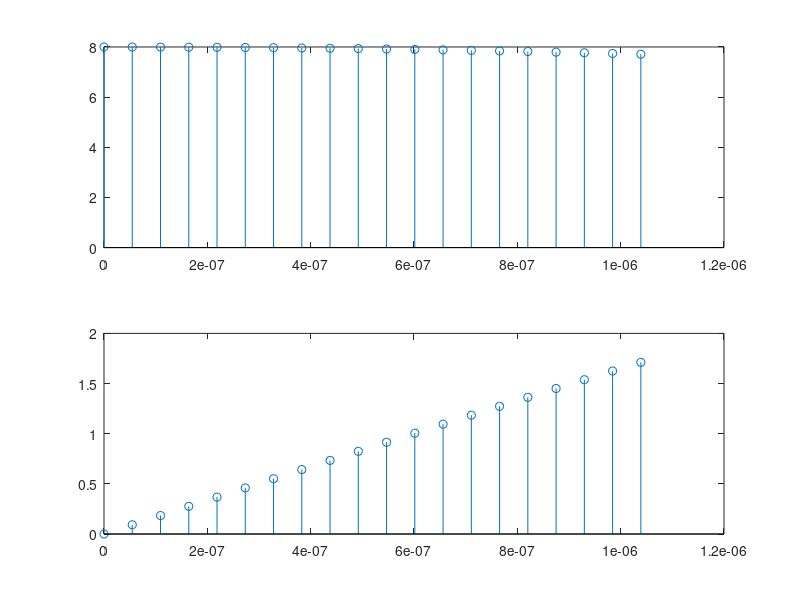
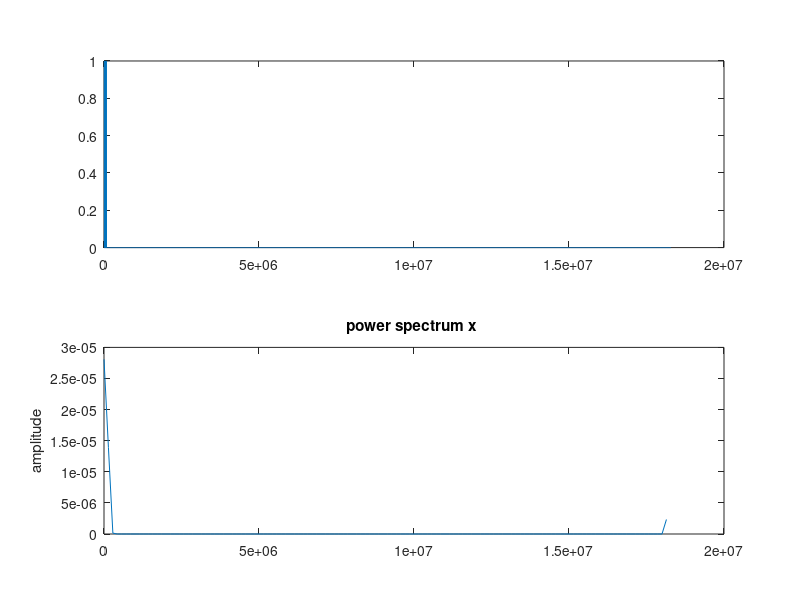
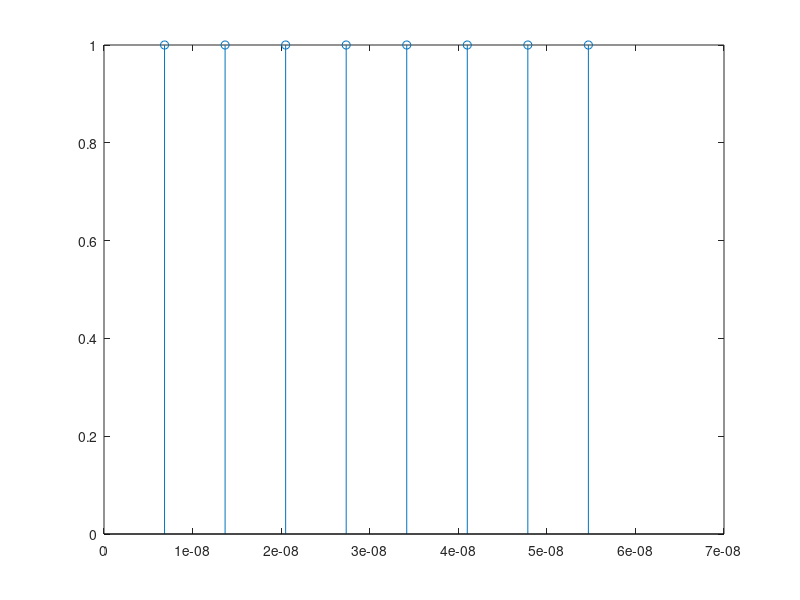
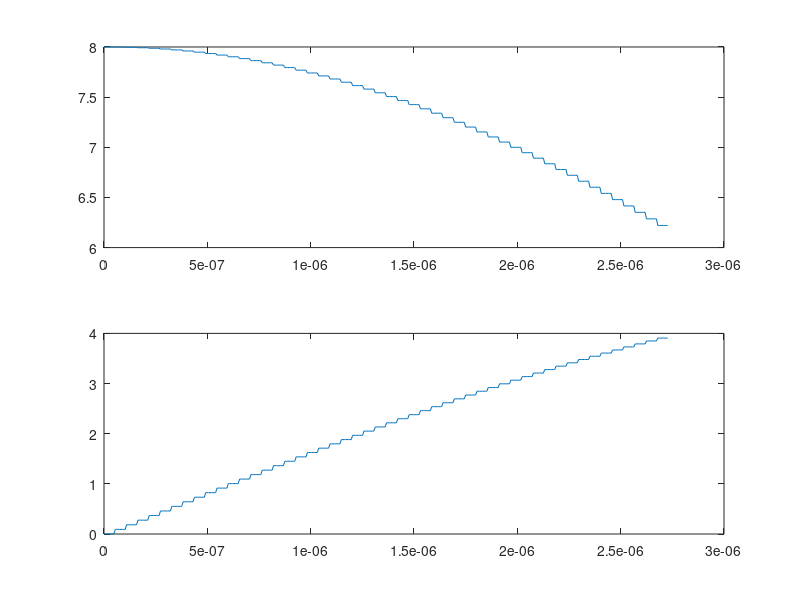

Source code (MATLAB) for these figures, in order:
%DVB-T 2K Transmission
%The available bandwidth is 8 MHz
%2K is intended for mobile services
clear all;
close all;
%DVB-T Parameters
%A = importdata('C:\Users\Bartosz\Desktop\matlab\test.txt');

Tu=224e-6; %useful OFDM symbol period
T=Tu/2048; %baseband elementary period
G=0; %choice of 1/4, 1/8, 1/16, and 1/32
delta=G*Tu; %guard band duration
Ts=delta+Tu; %total OFDM symbol period
Kmax=1705; %number of subcarriers
Kmin=0;
FS=4096; %IFFT/FFT length
q=4; %carrier period to elementary period ratio
fc=q*1/T; %carrier frequency
Rs=4*fc; %simulation period
t=0:1/Rs:Tu;
%Data generator (A)
M=Kmax+1;
rand('state',0);
%a=-1+2*round(rand(M,1));
%A=length(a);
%info=zeros(FS,1);
%info(1:(A/2)) = [ a(1:(A/2)).']; %Zero padding
%info((FS-((A/2)-1)):FS) = [ a(((A/2)+1):A).'];
%Subcarriers generation (B)

A = importdata('test.txt');
a = length(A); 
info = reshape(A, a, 1);
carriers=FS.*ifft(info,FS);
tt=0:T/2:Tu;
figure(1);
subplot(211);
stem(tt(1:20),real(carriers(1:20)));

subplot(212);
stem(tt(1:20),imag(carriers(1:20)));
figure(2);
f=(2/T)*(1:(FS))/(FS);
subplot(211);
plot(f,abs(fft(carriers,FS))/FS);
subplot(212);
pwelch(carriers,[],[],[],2/T);
% D/A simulation
L = length(carriers);
chips = [ carriers.';zeros((2*q)-1,L)];
p=1/Rs:1/Rs:T/2;
g=ones(length(p),1); %pulse shape
figure(3);
stem(p,g);
dummy=conv(g,chips(:));
u=[dummy(1:length(t))]; % (C)
figure(4);
subplot(211);
plot(t(1:400),real(u(1:400)));
subplot(212);
plot(t(1:400),imag(u(1:400)));
figure(5);
ff=(Rs)*(1:(q*FS))/(q*FS);
subplot(211);
plot(ff,abs(fft(u,q*FS))/FS);
subplot(212);
pwelch(u,[],[],[],Rs);
[b,a] = butter(13,1/20); %reconstruction filter
[H,F] = freqz(b,a,FS,Rs);
%figure(6);
%plot(F,20*log10(abs(H)));
uoft = filter(b,a,u); %baseband signal (D)
%figure(7);
%subplot(211);
%plot(t(80:480),real(uoft(80:480)));
%subplot(212);
%plot(t(80:480),imag(uoft(80:480)));
%figure(8);
%subplot(211);
%plot(ff,abs(fft(uoft,q*FS))/FS);
%subplot(212);
%pwelch(uoft,[],[],[],Rs);
%Upconverter
s_tilde=(uoft.').*exp(1i*2*pi*fc*t);
s=real(s_tilde); %passband signal (E)
%figure(9);
%plot(t(80:480),s(80:480));
%figure(10);
%subplot(211);
%plot(ff,abs(fft(((real(uoft).').*cos(2*pi*fc*t)),q*FS))/FS);
%plot(ff,abs(fft(((imag(uoft).').*sin(2*pi*fc*t)),q*FS))/FS);
%plot(ff,abs(fft(s,q*FS))/FS);
%subplot(212);
%pwelch(((real(uoft).').*cos(2*pi*fc*t)),[],[],[],Rs);
%pwelch(((imag(uoft).').*sin(2*pi*fc*t)),[],[],[],Rs);
%pwelch(s,[],[],[],Rs);
dlmwrite('wynik.txt', s);